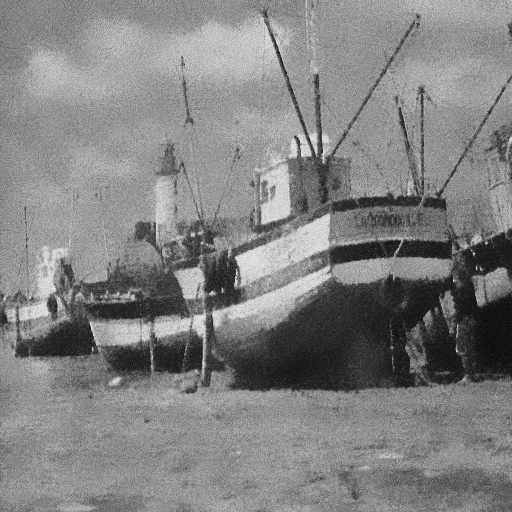
#> input picture python/difference/boatcnlm.png, 512 x 512 px; its folder holds 4 pictures in this run; the run also reads 1 picture not shown here
$ python difference.py
#> lines starting #> are read from the running program, lines starting #| are printed output that depends on the picture; after the words box and inside, x2 and y2 are one past the last pixel; in counts of white or black regions, pixels touching at a corner belong together
import cv2 as cv


def main():
    algs = ["cnlm", "swnlm"]
    images = ["boat", "house", "mandril"]

    cuda = "cuda"
    png = ".png"

    for image in images:
        for alg in algs:
            seqVersion = cv.imread(image + alg + png)
#> seqVersion is the input picture: shape (512, 512, 3); min 14, max 228, mean 129.6
            cudaVersion = cv.imread(image + alg + cuda + png)

            diff = cv.absdiff(seqVersion, cudaVersion)
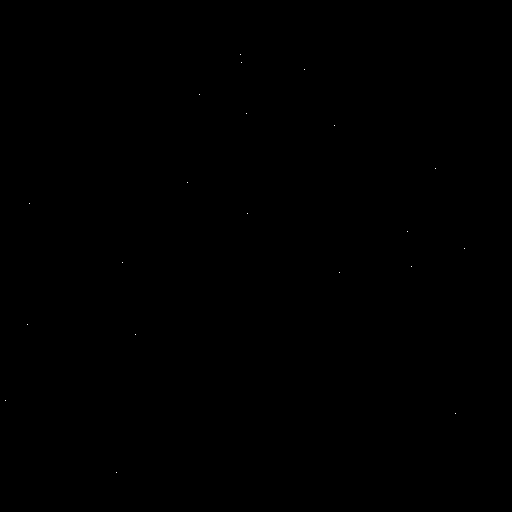
#> diff: shape (512, 512, 3); values 0 (black) and 1 (white), 0.01% white in thin lines or dots, all inside (x1, y1, x2, y2) = (5, 54, 465, 473)
            print(f"{image} {alg}: {diff.max()}")
#| boat cnlm: 1

            cv.imwrite(image + alg + "diff" + png, diff)

            thresh = 0
            im_bw = cv.threshold(diff, thresh, 255, cv.THRESH_BINARY)[1]
            cv.imwrite(image + alg + "absdiff" + png, im_bw)


if __name__ == "__main__":
#> (the run stopped early here; a loop or call above may not have finished)
